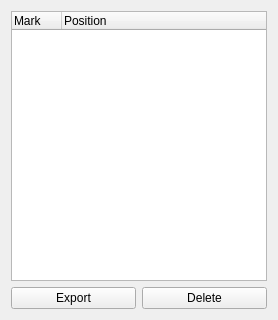
<?xml version="1.0" encoding="UTF-8"?>
<ui version="4.0">
 <class>MovieBookmarkForm</class>
 <widget class="QWidget" name="MovieBookmarkForm">
  <property name="geometry">
   <rect>
    <x>0</x>
    <y>0</y>
    <width>274</width>
    <height>320</height>
   </rect>
  </property>
  <property name="windowTitle">
   <string>Bookmarks manager</string>
  </property>
  <layout class="QVBoxLayout" name="verticalLayout">
   <item>
    <widget class="QTreeWidget" name="treeWidget">
     <property name="sizePolicy">
      <sizepolicy hsizetype="Minimum" vsizetype="Expanding">
       <horstretch>0</horstretch>
       <verstretch>0</verstretch>
      </sizepolicy>
     </property>
     <property name="autoScroll">
      <bool>true</bool>
     </property>
     <property name="selectionMode">
      <enum>QAbstractItemView::ContiguousSelection</enum>
     </property>
     <property name="autoExpandDelay">
      <number>-1</number>
     </property>
     <property name="rootIsDecorated">
      <bool>false</bool>
     </property>
     <attribute name="headerDefaultSectionSize">
      <number>50</number>
     </attribute>
     <column>
      <property name="text">
       <string>Mark</string>
      </property>
      <property name="toolTip">
       <string>Index of bookmark</string>
      </property>
     </column>
     <column>
      <property name="text">
       <string>Position</string>
      </property>
      <property name="toolTip">
       <string>Position in % of movie</string>
      </property>
     </column>
    </widget>
   </item>
   <item>
    <layout class="QHBoxLayout" name="horizontalLayout">
     <item>
      <widget class="QPushButton" name="exportButton">
       <property name="toolTip">
        <string>Export from first to last selected bookmarks into an AVI file</string>
       </property>
       <property name="text">
        <string>Export</string>
       </property>
       <property name="icon">
        <iconset resource="../../piaf.qrc">
         <normaloff>:/images/pixmaps/movie.png</normaloff>:/images/pixmaps/movie.png</iconset>
       </property>
      </widget>
     </item>
     <item>
      <widget class="QPushButton" name="delButton">
       <property name="toolTip">
        <string>Delete selected bookmark(s)</string>
       </property>
       <property name="text">
        <string>Delete</string>
       </property>
       <property name="icon">
        <iconset resource="../../piaf.qrc">
         <normaloff>:/images/16x16/trash-empty.png</normaloff>:/images/16x16/trash-empty.png</iconset>
       </property>
      </widget>
     </item>
    </layout>
   </item>
  </layout>
 </widget>
 <resources>
  <include location="../../piaf.qrc"/>
 </resources>
 <connections/>
</ui>
